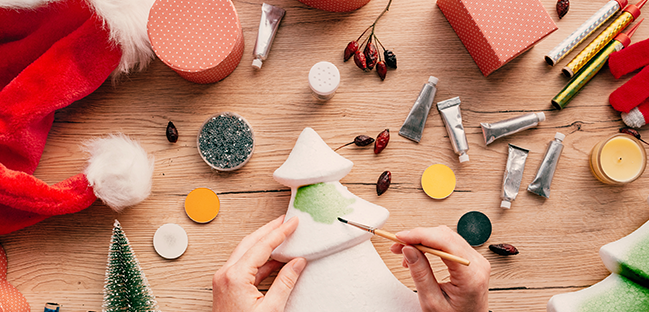
#> input picture image_difference/1.png, 649 x 312 px
$ jupyter execute image_diff.ipynb   (older library calls are emulated)
#> lines starting #> are read from the running program, lines starting #| are printed output that depends on the picture; after the words box and inside, x2 and y2 are one past the last pixel; in counts of white or black regions, pixels touching at a corner belong together; long printed decimals are rounded
[cell 1]
# import the necessary packages
from skimage.metrics import structural_similarity as compare_ssim
import argparse
import imutils
import cv2
# construct the argument parse and parse the arguments
ap = argparse.ArgumentParser()
ap.add_argument("-f", "--first", required=True,
	help="first input image")
ap.add_argument("-s", "--second", required=True,
	help="second")
args = vars(ap.parse_args())

[cell 2]
# load the two input images
imageA = cv2.imread(args["first"])
#> imageA is the input picture: shape (312, 649, 3); mean B, G, R 108.5, 130, 188.9
imageB = cv2.imread(args["second"])
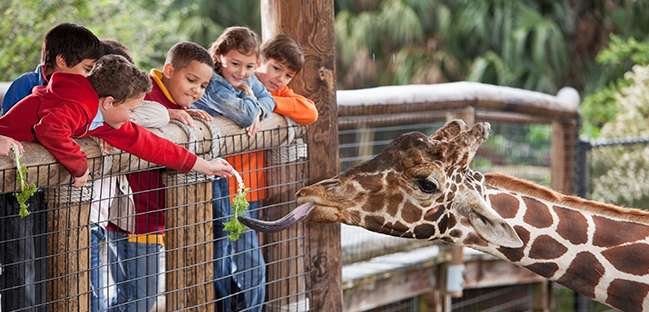
#> input picture image_difference/15.png, 649 x 312 px
#> imageB is the input picture: shape (312, 649, 3); mean B, G, R 94.6, 106.8, 126.7
# convert the images to grayscale
grayA = cv2.cvtColor(imageA, cv2.COLOR_BGR2GRAY)
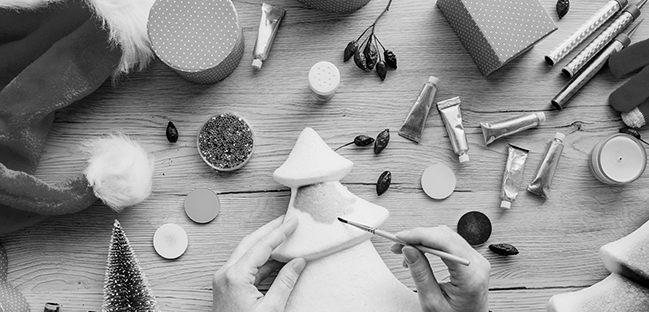
#> grayA: shape (312, 649); min 0, max 255, mean 145.2
grayB = cv2.cvtColor(imageB, cv2.COLOR_BGR2GRAY)
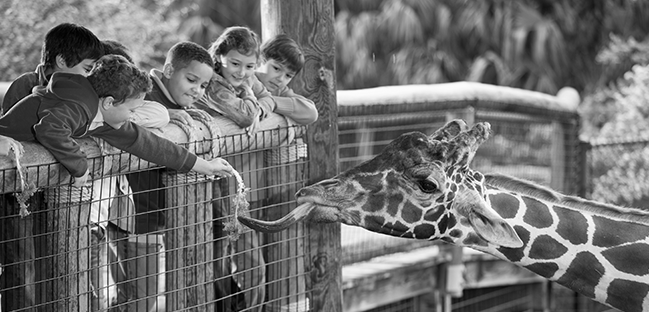
#> grayB: shape (312, 649); min 0, max 255, mean 111.4

[cell 3]
# compute the Structural Similarity Index (SSIM) between the two
# images, ensuring that the difference image is returned
(score, diff) = compare_ssim(grayA, grayB, full=True)
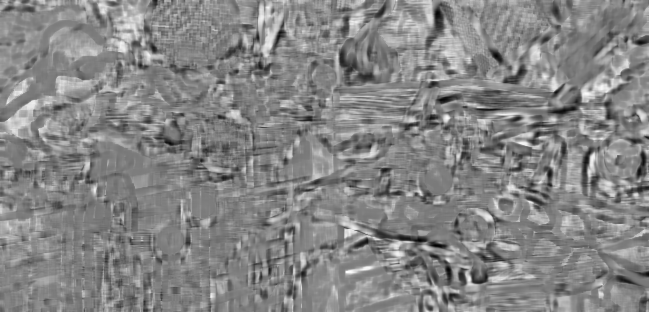
#> diff: shape (312, 649) float64; min -0.822, max 0.909, mean 0.085; drawn with min black and max white
#> score = 0.0838
diff = (diff * 255).astype("uint8")
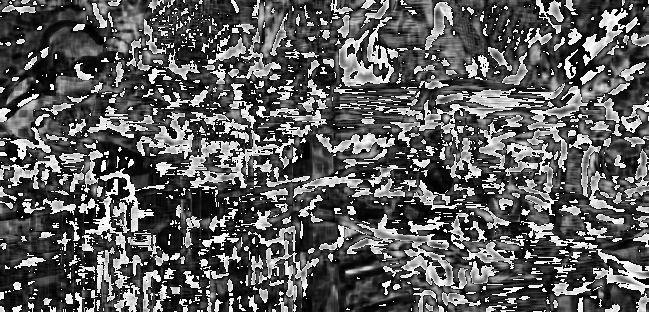
#> diff: shape (312, 649); min 0, max 255, mean 92
print("SSIM: {}".format(score))
#| SSIM: 0.08382

[cell 4]
# threshold the difference image, followed by finding contours to
# obtain the regions of the two input images that differ
thresh = cv2.threshold(diff, 0, 255,
	cv2.THRESH_BINARY_INV | cv2.THRESH_OTSU)[1]
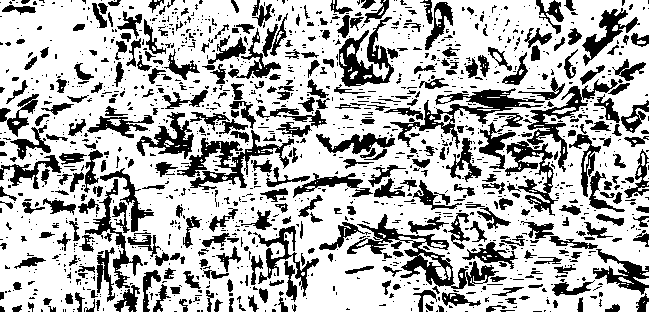
#> thresh: shape (312, 649); 70.5% white; 1439 black regions (1076 under 20 px)
cnts = cv2.findContours(thresh.copy(), cv2.RETR_EXTERNAL,
	cv2.CHAIN_APPROX_SIMPLE)
#> cnts = 44 contours, 36 with area under 20; largest, box (x1, y1, x2, y2) and area: (0, 0, 649, 312) 193414, (541, 0, 554, 12) 62, (633, 277, 649, 285) 45, (121, 301, 130, 312) 34, (626, 116, 638, 123) 32, (643, 163, 649, 181) 30, (618, 277, 634, 284) 26, (641, 153, 645, 166) 25
cnts = imutils.grab_contours(cnts)

[cell 5]
# loop over the contours
for c in cnts:
	# compute the bounding box of the contour and then draw the
	# bounding box on both input images to represent where the two
	# images differ
	(x, y, w, h) = cv2.boundingRect(c)
	cv2.rectangle(imageA, (x, y), (x + w, y + h), (0, 0, 255), 2)
	cv2.rectangle(imageB, (x, y), (x + w, y + h), (0, 0, 255), 2)
#> this loop made 44 passes
#> (x, y, w, h) on passes 2, 3, 5, 6, 7, 8, 11, 12, 13, 14, 15, 16: (157, 309, 4, 3), (646, 302, 3, 10), (144, 301, 1, 1), (121, 301, 9, 11), (125, 298, 1, 1), (627, 286, 1, 1), (146, 280, 1, 1), (633, 277, 16, 8), (618, 277, 16, 7), (640, 273, 1, 1), (642, 272, 7, 4), (628, 272, 1, 1)
#> (c, x, y, w, h) on passes 1, 4, 9, 10, 17, 18: ([[132, 310], [131, 311], [132, 311]], 131, 310, 2, 2), ([[644, 301], [643, 302]], 643, 301, 2, 2), ([[627, 284], [628, 284]], 627, 284, 2, 1), ([[621, 283], [625, 283]], 621, 283, 5, 1), ([[608, 272], [608, 273]], 608, 272, 1, 2), ([[648, 240], [648, 244]], 648, 240, 1, 5)
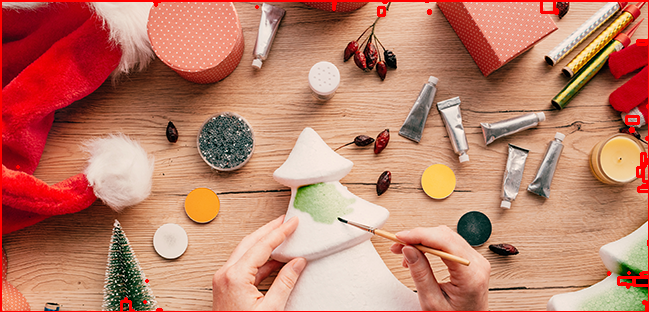
#> imageA: shape (312, 649, 3); 2.08% of pixels changed, all inside (x1, y1, x2, y2) = (0, 0, 649, 312)
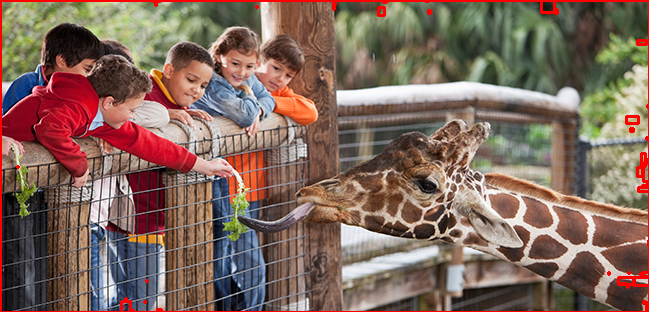
#> imageB: shape (312, 649, 3); 2.08% of pixels changed, all inside (x1, y1, x2, y2) = (0, 0, 649, 312)
# show the output images
cv2.imshow("Original", imageA)
cv2.imshow("Modified", imageB)
cv2.imshow("Diff", diff)
cv2.imshow("Thresh", thresh)
cv2.waitKey(0)
#> Out = 27
